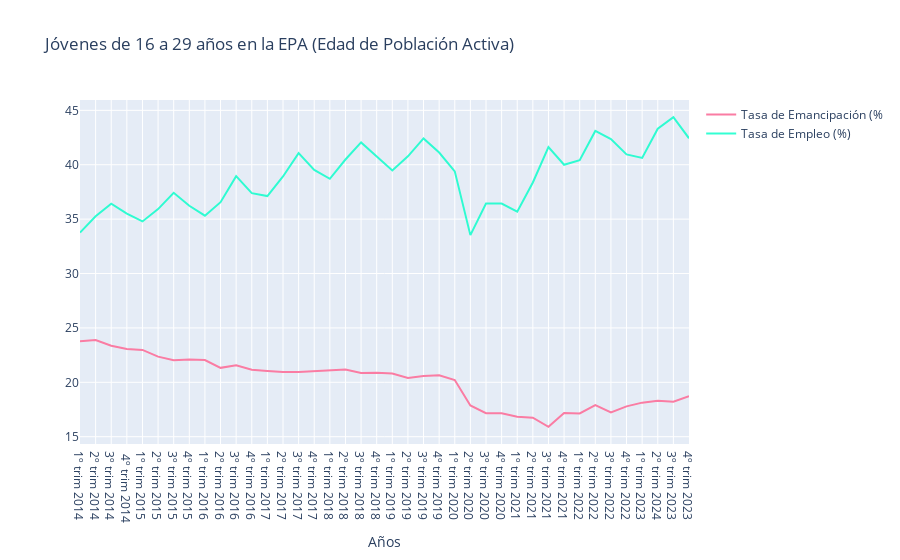

The notebook cell this image was saved under:
### Code cell
# trace1 = go.Scatter(
#                     x = injuve_diez_años.columns,
#                     y = injuve_diez_años.iloc[0,:],
#                     name = 'Tasa de jóvenes (%)',
#                     mode= 'lines',
#                     marker = dict(color = 'rgba(16, 112, 2, 0.8)'),
#                     text = '% jóvenes')

trace2 = go.Scatter(
                    x = injuve_diez_años.columns,
                    y = injuve_diez_años.iloc[1,:],
                    name = 'Tasa de Emancipación (%',
                    mode= 'lines',
                    marker = dict(color = 'rgb(250, 124, 163)'),
                    text = '% emancipación')

trace3 = go.Scatter(
                    x = injuve_diez_años.columns,
                    y = injuve_diez_años.iloc[4,:],
                    name = 'Tasa de Empleo (%)',
                    mode= 'lines',
                    marker = dict(color = 'rgba(0, 255, 200, 0.8)'),
                    text = '% empleo')

data = [trace2, trace3]

layout = dict(title = 'Jóvenes de 16 a 29 años en la EPA (Edad de Población Activa)',
             xaxis= dict(title= 'Años',ticklen= 5)
           )

fig = go.Figure(data = data, layout=layout)

iplot(fig)
# fig.write_html("Jóvenes de 16 a 29 años en la EPA.html")

### Figure 1 — Plotly figure (JSON) as saved in the notebook; plotly's stock layout.template omitted (floating-point values rounded to 4 significant figures)
{"data": [{"marker": {"color": "rgb(250, 124, 163)"}, "mode": "lines", "name": "Tasa de Emancipación (%", "text": "% emancipación", "type": "scatter", "x": ["1º trim 2014", "2º trim 2014", "3º trim 2014", " 4º trim 2014", "1º trim 2015", "2º trim 2015", "3º trim 2015", "4º trim 2015", "1º trim 2016", "2º trim 2016", "3º trim 2016", "4º trim 2016", "1º trim 2017", "2º trim 2017", "3º trim 2017", "4º trim 2017", "1º trim 2018", "2º trim 2018", "3º trim 2018", "4º trim 2018", "1º trim 2019", "2º trim 2019", "3º trim 2019", "4º trim 2019", "1º trim 2020", "2º trim 2020", "3º trim 2020", "4º trim 2020", "1º trim 2021", "2º trim 2021", "3º trim 2021", "4º trim 2021", "1º trim 2022", "2º trim 2022", "3º trim 2022", "4º trim 2022", "1º trim 2023", "2º trim 2024", "3º trim 2023", "4º trim 2023"], "y": [23.78, 23.88, 23.36, 23.07, 22.98, 22.36, 22.02, 22.1, 22.05, 21.33, 21.57, 21.16, 21.05, 20.95, 20.94, 21.03, 21.14, 21.18, 20.85, 20.87, 20.81, 20.39, 20.59, 20.64, 20.21, 17.87, 17.16, 17.16, 16.83, 16.75, 15.91, 17.18, 17.14, 17.91, 17.24, 17.79, 18.13, 18.31, 18.21, 18.73]}, {"marker": {"color": "rgba(0, 255, 200, 0.8)"}, "mode": "lines", "name": "Tasa de Empleo (%)", "text": "% empleo", "type": "scatter", "x": ["1º trim 2014", "2º trim 2014", "3º trim 2014", " 4º trim 2014", "1º trim 2015", "2º trim 2015", "3º trim 2015", "4º trim 2015", "1º trim 2016", "2º trim 2016", "3º trim 2016", "4º trim 2016", "1º trim 2017", "2º trim 2017", "3º trim 2017", "4º trim 2017", "1º trim 2018", "2º trim 2018", "3º trim 2018", "4º trim 2018", "1º trim 2019", "2º trim 2019", "3º trim 2019", "4º trim 2019", "1º trim 2020", "2º trim 2020", "3º trim 2020", "4º trim 2020", "1º trim 2021", "2º trim 2021", "3º trim 2021", "4º trim 2021", "1º trim 2022", "2º trim 2022", "3º trim 2022", "4º trim 2022", "1º trim 2023", "2º trim 2024", "3º trim 2023", "4º trim 2023"], "y": [33.76, 35.27, 36.42, 35.51, 34.79, 35.92, 37.42, 36.23, 35.32, 36.56, 38.95, 37.39, 37.12, 38.92, 41.07, 39.53, 38.71, 40.48, 42.05, 40.72, 39.47, 40.77, 42.42, 41.12, 39.39, 33.53, 36.43, 36.43, 35.68, 38.37, 41.63, 40, 40.42, 43.11, 42.36, 40.95, 40.63, 43.31, 44.37, 42.43]}], "layout": {"title": {"text": "Jóvenes de 16 a 29 años en la EPA (Edad de Población Activa)"}, "xaxis": {"ticklen": 5, "title": {"text": "Años"}}}}
